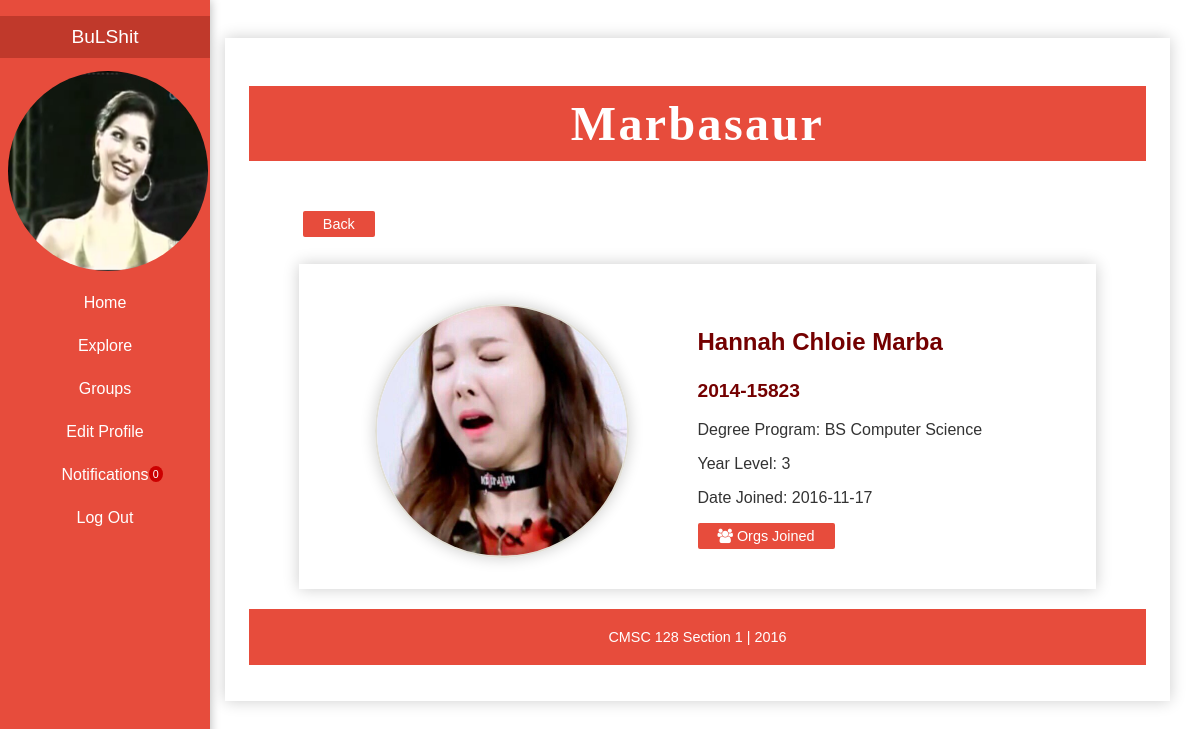
Page /html/viewprofile.php?user_id=2 (signed in) on the earlier database version.
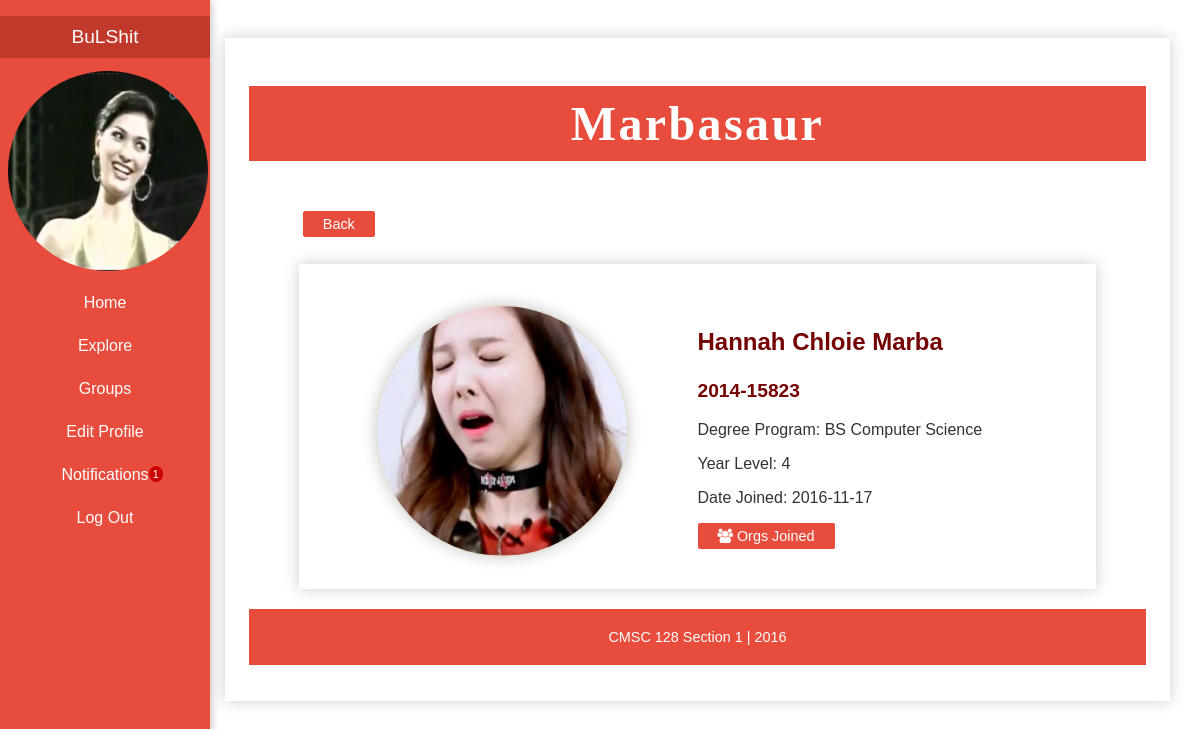
Same page on the later database version.
### tables this page shows
CREATE TABLE `user` (
  `user_id` int(50) NOT NULL,
  `student_no` varchar(100) NOT NULL,
  `first_name` varchar(100) NOT NULL,
  `last_name` varchar(100) NOT NULL,
  `username` varchar(100) NOT NULL,
  `password` varchar(100) NOT NULL,
  `course` varchar(100) NOT NULL,
  `date_joined` date NOT NULL,
  `year_level` int(100) NOT NULL,
  `prof_pic` varchar(150) NOT NULL,
  `birthday` date NOT NULL,
  `email` varchar(60) NOT NULL
);

### html/functions.php (called while the page is built, shortened)
<?php
	$host="localhost";
	$username="root";
	$password="";
	$db="org_y";
	$connectdb=mysqli_connect($host, $username, $password, $db) or die(mysqli_error($dbconn));
	function querySignUp($query){
		global $connectdb;
		return mysqli_query($connectdb, $query);
	}
?>

### html/viewprofile.php (the view, shortened to what this page needs)
w<?php
    include ("functions.php");
    $connectdb = connection();
?>
<!DOCTYPE html>
<html lang="en">
<head>
        <link rel="stylesheet" href="https://cdnjs.cloudflare.com/ajax/libs/font-awesome/4.7.0/css/font-awesome.min.css">
        <link rel="stylesheet" type="text/css" href="../bootstrap/css/bootstrap.css">
        <link rel="stylesheet" type="text/css" href="../css/navigation.css">
        <link rel="stylesheet" type="text/css" href="../css/main.css">
        <link rel="stylesheet" type="text/css" href="../css/viewprofile.css">
</head>
<body>
    <div id="wrapper">
        <nav>
            <ul>
                <?php
                    $current_id = $_SESSION['user_id'];
                    $query2 = mysqli_query($connectdb, "select * from user where user_id = $current_id");
                        while($current_user= mysqli_fetch_array($query2)){ ?>
                        <li><a href = 'viewprofile.php?user_id=<?=$current_id?>' class="username active"><?php echo $current_user['username'] ?></a></li>
                        <li class="image"><a href = 'viewprofile.php?user_id=<?=$current_id?>'><img onerror="this.src = '../images/janina.PNG'" src="../images/<?php echo $current_user['prof_pic'] ?>"/></a></li><?php } ?>
                        <li><a href="home.php">Home</a></li>
                        <li><a href="explore.php">Explore</a></li>
                        <li class="dropbtn"><a class="dropbtn" href="groups.php">Groups</a>
                        </li>
                        <li><a href="edit.php">Edit Profile</a></li>
                        <li><a href="notif.php">Notifications
                        <?php
                            $notifnum = mysqli_query($connectdb,"select * from announcement, seen_announcement where announcement.announcement_id = seen_announcement.announcement_id and seen_announcement.seen = 'not_seen'and seen_announcement.user_id='".$current_id."'");
                            $total2 = mysqli_num_rows($notifnum); ?>
                    <span class="notif-count"><?php echo $total2 ?></span>
                        </a></li>
                        <li><a href="logout.php">Log Out</a></li>
            </ul>
        </nav>
        <?php
            $select_user="SELECT * FROM user WHERE user_id='$_GET[user_id]'";
            $view_info=mysqli_fetch_assoc(querySignUp($select_user));
        ?>
        <div id="content">
            <h1 class="title"><?= $view_info['username'] ?></h1><br>
            <button class="orglink" id="back" onclick="history.go(-1);">Back</button>
            <div class="userProf">
                <div class="pic">
                    <img onerror="this.src = '../images/janina.PNG'" id="profile" alt="User Profile Picture" src="../images/<?php echo $view_info['prof_pic'] ?>"/><br>
                </div>
                <div class="orgsjoined">
                    <p style="font-weight: bold; font-size: 150%; color: #740000;"><?=$view_info['first_name'] ." ". $view_info['last_name']?></p>
                    <p style="font-weight: bold; font-size: 120%; color: #740000;"><?=$view_info['student_no']?></p>
                    <p><label>Degree Program</label>: <?=$view_info['course']?></p>
                    <p><label>Year Level</label>: <?=$view_info['year_level']?></p>
                    <p><label>Date Joined</label>: <?=$view_info['date_joined']?></p>
                    <div class="dropdown">
                        <button class="dropbtn"><i class="fa fa-users"></i> Orgs Joined</span></button>
                    </div>
                </div>
            </div>
        <footer>CMSC 128 Section 1 | 2016</footer>
        </div>
    </div>
</body>
</html>

Differences in the rows shown:
changed user "Marbasaur": year_level "3" → "4"
Other differences:
$total2: "0" → "1"
